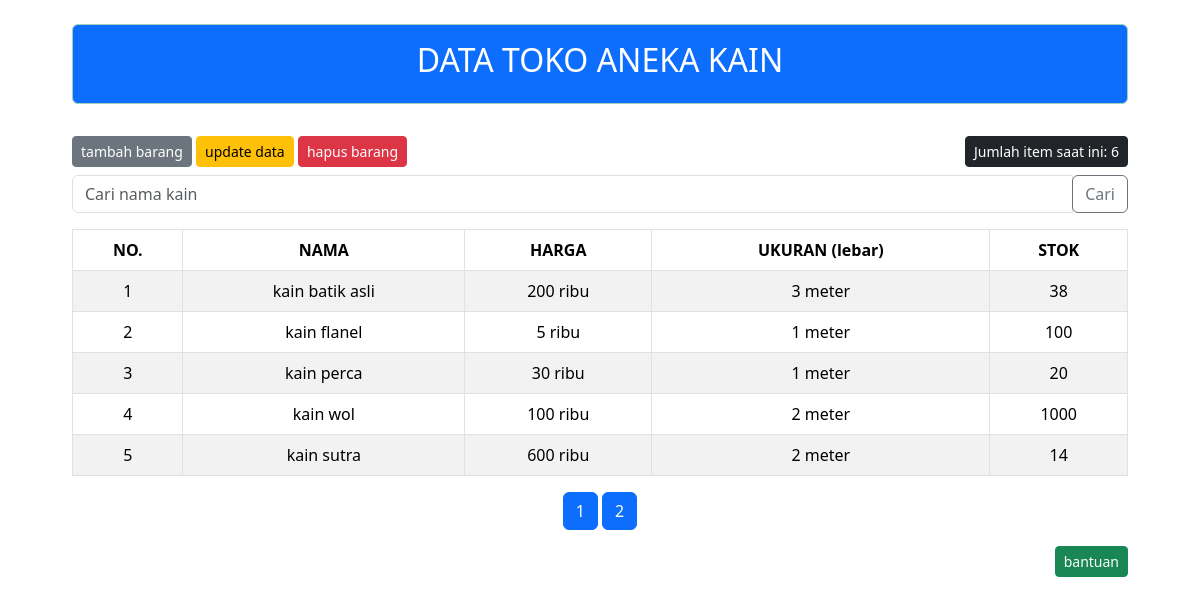
The page /tokoKainUts/admin/index.php on the database its author committed.
### tables this page shows
CREATE TABLE `tbbarang` (
  `idbarang` int NOT NULL,
  `harga` float NOT NULL,
  `nama` varchar(100) NOT NULL,
  `ukuran` varchar(100) NOT NULL,
  `stok` int NOT NULL
);

### tokoKainUts/admin/index.php (the view, shortened to what this page needs)
<?php
require_once("koneksi.php");
$koneksi = mysqli_connect($host, $user, $password, $database);
$banyak = 5;
if (isset($_GET['page'])) {
    $page = $_GET['page'];
} else {
    $page = 1;
}
$mulai = ($page - 1) * $banyak;
if (isset($_GET['search'])) {
    $keyword = $_GET['search'];
    $query = "SELECT * FROM tbbarang WHERE nama LIKE '%$keyword%' LIMIT $mulai, $banyak";
} else {
    $query = "SELECT * FROM tbbarang LIMIT $mulai, $banyak";
}
$hasil = mysqli_query($koneksi, $query);
$jumlahdata = mysqli_num_rows(mysqli_query($koneksi, "SELECT idbarang FROM tbbarang"));
$halaman = ceil($jumlahdata / $banyak);
?>
<!DOCTYPE html>
<html>
<head>
    <link rel="stylesheet" href="../bootstrap/css/bootstrap.css">
</head>
<body style="margin: 5%; margin-top:2%">
    <div class="container">
        <div class="row ">
            <div class="col-md-12">
                <div class="alert alert-success text-center text-bg-primary p-3" role="alert">
                    <h2>DATA TOKO ANEKA KAIN</h2>
                </div>
            </div>
        </div>
        <div class="row">
            <div class="col md-6">
                <a href="insert.php" class="btn btn-secondary btn-sm mb-2 mt-3"><i class="fas fa-user-plus mr-2"></i>tambah barang</a>
                <a href="indexforupdate.php" class="btn btn-secondary btn-sm mb-2 mt-3  btn-warning"><i class="fas fa-user-plus mr-2"></i>update data</a>
                <a href="indexforhapus.php" class="btn btn-secondary btn-sm mb-2 mt-3  btn-danger"><i class="fas fa-user-plus mr-2"></i>hapus barang</a>
            </div>
            <div class="col md-6">
                <div class="float-end : right">
                    <div class="d-flex justify-content-center align-items-center">
                        <div class="btn btn-dark btn-sm mb-2 mt-3 fas fa-user-plus mr-2">
                            <?php echo "Jumlah item saat ini: " . $jumlahdata; ?>
                        </div>
                    </div>
                </div>
            </div>
        </div>
        <div class="row ">
            <div class="col-md-12">
                <form action="" method="GET" class="ml-5 mb-3">
                    <div class="input-group">
                        <input type="text" class="form-control" placeholder="Cari nama kain" name="search">
                        <div class="input-group-append">
                            <button class="btn btn-outline-secondary" type="submit">Cari</button>
                        </div>
                    </div>
                </form>
                <table class="table table-bordered table table-striped " style="text-align: center;">
                    <thead class="thead-light">
                        <tr>
                            <th>NO.</th>
                            <th>NAMA</th>
                            <th>HARGA</th>
                            <th>UKURAN (lebar)</th>
                            <th>STOK</th>
                        </tr>
                    </thead>
                    <tbody>
                        <?php
                        $no = $mulai + 1;
                        while ($data = mysqli_fetch_array($hasil)) { ?>
                            <tr>
                                <td><?php echo $no++; ?></td>
                                <td><?php echo $data['nama']; ?></td>
                                <td><?php echo $data['harga'] . " ribu"; ?></td>
                                <td><?php echo $data['ukuran'] . " meter"; ?></td>
                                <td><?php echo $data['stok']; ?></td>
                            </tr>
                        <?php } ?>
                    </tbody>
                </table>
                <div class="text-center">
                    <?php for ($i = 1; $i <= $halaman; $i++) { ?>
                        <a href="?page=<?php echo $i; ?>" class="btn btn-primary"><?php echo $i; ?></a>
                    <?php } ?>
                </div>
            </div>
        </div>
        <div class="row">
            <div class="col-md-4"></div>
            <div class="col-md-4">
            </div>
            <div class="col-md-4">
                <div class="float-end : right">
                    <a href="bantuan.php" class="btn btn-secondary btn-sm mb-1 mt-3  btn-success  "><i class="fas fa-user-plus mr-2"></i> bantuan</a>
                </div>
            </div>
        </div>
    </div>
</body>
</html>

### rows shown on the page
tbbarang: nama "kain batik asli", harga "200", ukuran "3", stok "38"
tbbarang: nama "kain flanel", harga "5", ukuran "1", stok "100"
tbbarang: nama "kain perca", harga "30", ukuran "1", stok "20"
tbbarang: nama "kain wol", harga "100", ukuran "2", stok "1000"
tbbarang: nama "kain sutra", harga "600", ukuran "2", stok "14"

### other values the page prints
$jumlahdata "6"
